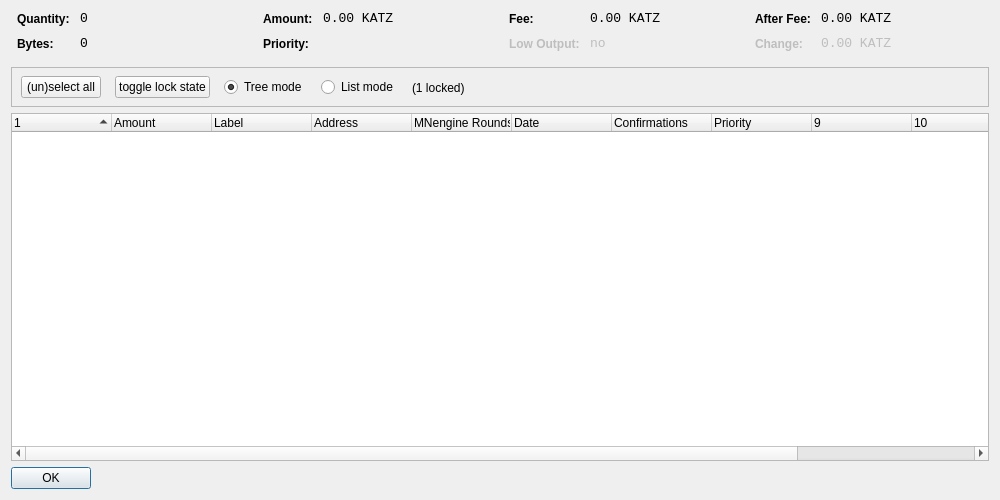
<?xml version="1.0" encoding="UTF-8"?>
<ui version="4.0">
 <class>CoinControlDialog</class>
 <widget class="QDialog" name="CoinControlDialog">
  <property name="geometry">
   <rect>
    <x>0</x>
    <y>0</y>
    <width>1000</width>
    <height>500</height>
   </rect>
  </property>
  <property name="windowTitle">
   <string>Coin Control</string>
  </property>
  <property name="styleSheet">
   <string notr="true"/>
  </property>
  <layout class="QVBoxLayout" name="verticalLayout">
   <item>
    <layout class="QHBoxLayout" name="horizontalLayoutTop" stretch="0,0,0,0">
     <property name="topMargin">
      <number>0</number>
     </property>
     <property name="bottomMargin">
      <number>10</number>
     </property>
     <item>
      <layout class="QFormLayout" name="formLayoutCoinControl1">
       <property name="horizontalSpacing">
        <number>10</number>
       </property>
       <property name="verticalSpacing">
        <number>10</number>
       </property>
       <property name="leftMargin">
        <number>6</number>
       </property>
       <property name="rightMargin">
        <number>6</number>
       </property>
       <item row="0" column="0">
        <widget class="QLabel" name="labelCoinControlQuantityText">
         <property name="styleSheet">
          <string notr="true">font-weight:bold;</string>
         </property>
         <property name="text">
          <string>Quantity:</string>
         </property>
        </widget>
       </item>
       <item row="0" column="1">
        <widget class="QLabel" name="labelCoinControlQuantity">
         <property name="font">
          <font>
           <family>Monospace</family>
           <pointsize>10</pointsize>
          </font>
         </property>
         <property name="cursor">
          <cursorShape>IBeamCursor</cursorShape>
         </property>
         <property name="contextMenuPolicy">
          <enum>Qt::ActionsContextMenu</enum>
         </property>
         <property name="text">
          <string notr="true">0</string>
         </property>
         <property name="textInteractionFlags">
          <set>Qt::LinksAccessibleByMouse|Qt::TextSelectableByKeyboard|Qt::TextSelectableByMouse</set>
         </property>
        </widget>
       </item>
       <item row="1" column="0">
        <widget class="QLabel" name="labelCoinControlBytesText">
         <property name="styleSheet">
          <string notr="true">font-weight:bold;</string>
         </property>
         <property name="text">
          <string>Bytes:</string>
         </property>
        </widget>
       </item>
       <item row="1" column="1">
        <widget class="QLabel" name="labelCoinControlBytes">
         <property name="font">
          <font>
           <family>Monospace</family>
           <pointsize>10</pointsize>
          </font>
         </property>
         <property name="cursor">
          <cursorShape>IBeamCursor</cursorShape>
         </property>
         <property name="contextMenuPolicy">
          <enum>Qt::ActionsContextMenu</enum>
         </property>
         <property name="text">
          <string notr="true">0</string>
         </property>
         <property name="textInteractionFlags">
          <set>Qt::LinksAccessibleByMouse|Qt::TextSelectableByKeyboard|Qt::TextSelectableByMouse</set>
         </property>
        </widget>
       </item>
      </layout>
     </item>
     <item>
      <layout class="QFormLayout" name="formLayoutCoinControl2">
       <property name="horizontalSpacing">
        <number>10</number>
       </property>
       <property name="verticalSpacing">
        <number>10</number>
       </property>
       <property name="leftMargin">
        <number>6</number>
       </property>
       <property name="rightMargin">
        <number>6</number>
       </property>
       <item row="0" column="0">
        <widget class="QLabel" name="labelCoinControlAmountText">
         <property name="styleSheet">
          <string notr="true">font-weight:bold;</string>
         </property>
         <property name="text">
          <string>Amount:</string>
         </property>
        </widget>
       </item>
       <item row="0" column="1">
        <widget class="QLabel" name="labelCoinControlAmount">
         <property name="font">
          <font>
           <family>Monospace</family>
           <pointsize>10</pointsize>
          </font>
         </property>
         <property name="cursor">
          <cursorShape>IBeamCursor</cursorShape>
         </property>
         <property name="contextMenuPolicy">
          <enum>Qt::ActionsContextMenu</enum>
         </property>
         <property name="text">
          <string notr="true">0.00 KATZ</string>
         </property>
         <property name="textInteractionFlags">
          <set>Qt::LinksAccessibleByMouse|Qt::TextSelectableByKeyboard|Qt::TextSelectableByMouse</set>
         </property>
        </widget>
       </item>
       <item row="1" column="0">
        <widget class="QLabel" name="labelCoinControlPriorityText">
         <property name="styleSheet">
          <string notr="true">font-weight:bold;</string>
         </property>
         <property name="text">
          <string>Priority:</string>
         </property>
        </widget>
       </item>
       <item row="1" column="1">
        <widget class="QLabel" name="labelCoinControlPriority">
         <property name="font">
          <font>
           <family>Monospace</family>
           <pointsize>10</pointsize>
          </font>
         </property>
         <property name="cursor">
          <cursorShape>IBeamCursor</cursorShape>
         </property>
         <property name="contextMenuPolicy">
          <enum>Qt::ActionsContextMenu</enum>
         </property>
         <property name="text">
          <string/>
         </property>
         <property name="textInteractionFlags">
          <set>Qt::LinksAccessibleByMouse|Qt::TextSelectableByKeyboard|Qt::TextSelectableByMouse</set>
         </property>
        </widget>
       </item>
      </layout>
     </item>
     <item>
      <layout class="QFormLayout" name="formLayoutCoinControl3">
       <property name="horizontalSpacing">
        <number>10</number>
       </property>
       <property name="verticalSpacing">
        <number>10</number>
       </property>
       <property name="leftMargin">
        <number>6</number>
       </property>
       <property name="rightMargin">
        <number>6</number>
       </property>
       <item row="0" column="0">
        <widget class="QLabel" name="labelCoinControlFeeText">
         <property name="styleSheet">
          <string notr="true">font-weight:bold;</string>
         </property>
         <property name="text">
          <string>Fee:</string>
         </property>
        </widget>
       </item>
       <item row="0" column="1">
        <widget class="QLabel" name="labelCoinControlFee">
         <property name="font">
          <font>
           <family>Monospace</family>
           <pointsize>10</pointsize>
          </font>
         </property>
         <property name="cursor">
          <cursorShape>IBeamCursor</cursorShape>
         </property>
         <property name="contextMenuPolicy">
          <enum>Qt::ActionsContextMenu</enum>
         </property>
         <property name="text">
          <string notr="true">0.00 KATZ</string>
         </property>
         <property name="textInteractionFlags">
          <set>Qt::LinksAccessibleByMouse|Qt::TextSelectableByKeyboard|Qt::TextSelectableByMouse</set>
         </property>
        </widget>
       </item>
       <item row="1" column="0">
        <widget class="QLabel" name="labelCoinControlLowOutputText">
         <property name="enabled">
          <bool>false</bool>
         </property>
         <property name="styleSheet">
          <string notr="true">font-weight:bold;</string>
         </property>
         <property name="text">
          <string>Low Output:</string>
         </property>
        </widget>
       </item>
       <item row="1" column="1">
        <widget class="QLabel" name="labelCoinControlLowOutput">
         <property name="enabled">
          <bool>false</bool>
         </property>
         <property name="font">
          <font>
           <family>Monospace</family>
           <pointsize>10</pointsize>
          </font>
         </property>
         <property name="cursor">
          <cursorShape>IBeamCursor</cursorShape>
         </property>
         <property name="contextMenuPolicy">
          <enum>Qt::ActionsContextMenu</enum>
         </property>
         <property name="text">
          <string notr="true">no</string>
         </property>
         <property name="textInteractionFlags">
          <set>Qt::LinksAccessibleByMouse|Qt::TextSelectableByKeyboard|Qt::TextSelectableByMouse</set>
         </property>
        </widget>
       </item>
      </layout>
     </item>
     <item>
      <layout class="QFormLayout" name="formLayoutCoinControl4">
       <property name="horizontalSpacing">
        <number>10</number>
       </property>
       <property name="verticalSpacing">
        <number>10</number>
       </property>
       <property name="leftMargin">
        <number>6</number>
       </property>
       <property name="rightMargin">
        <number>6</number>
       </property>
       <item row="0" column="0">
        <widget class="QLabel" name="labelCoinControlAfterFeeText">
         <property name="styleSheet">
          <string notr="true">font-weight:bold;</string>
         </property>
         <property name="text">
          <string>After Fee:</string>
         </property>
        </widget>
       </item>
       <item row="0" column="1">
        <widget class="QLabel" name="labelCoinControlAfterFee">
         <property name="font">
          <font>
           <family>Monospace</family>
           <pointsize>10</pointsize>
          </font>
         </property>
         <property name="cursor">
          <cursorShape>IBeamCursor</cursorShape>
         </property>
         <property name="contextMenuPolicy">
          <enum>Qt::ActionsContextMenu</enum>
         </property>
         <property name="text">
          <string notr="true">0.00 KATZ</string>
         </property>
         <property name="textInteractionFlags">
          <set>Qt::LinksAccessibleByMouse|Qt::TextSelectableByKeyboard|Qt::TextSelectableByMouse</set>
         </property>
        </widget>
       </item>
       <item row="1" column="0">
        <widget class="QLabel" name="labelCoinControlChangeText">
         <property name="enabled">
          <bool>false</bool>
         </property>
         <property name="styleSheet">
          <string notr="true">font-weight:bold;</string>
         </property>
         <property name="text">
          <string>Change:</string>
         </property>
        </widget>
       </item>
       <item row="1" column="1">
        <widget class="QLabel" name="labelCoinControlChange">
         <property name="enabled">
          <bool>false</bool>
         </property>
         <property name="font">
          <font>
           <family>Monospace</family>
           <pointsize>10</pointsize>
          </font>
         </property>
         <property name="cursor">
          <cursorShape>IBeamCursor</cursorShape>
         </property>
         <property name="contextMenuPolicy">
          <enum>Qt::ActionsContextMenu</enum>
         </property>
         <property name="text">
          <string notr="true">0.00 KATZ</string>
         </property>
         <property name="textInteractionFlags">
          <set>Qt::LinksAccessibleByMouse|Qt::TextSelectableByKeyboard|Qt::TextSelectableByMouse</set>
         </property>
        </widget>
       </item>
      </layout>
     </item>
    </layout>
   </item>
   <item>
    <widget class="QFrame" name="frame">
     <property name="minimumSize">
      <size>
       <width>0</width>
       <height>40</height>
      </size>
     </property>
     <property name="frameShape">
      <enum>QFrame::StyledPanel</enum>
     </property>
     <property name="frameShadow">
      <enum>QFrame::Sunken</enum>
     </property>
     <widget class="QWidget" name="horizontalLayoutWidget">
      <property name="geometry">
       <rect>
        <x>10</x>
        <y>0</y>
        <width>781</width>
        <height>41</height>
       </rect>
      </property>
      <layout class="QHBoxLayout" name="horizontalLayoutPanel" stretch="0,0,0,0,0">
       <property name="spacing">
        <number>14</number>
       </property>
       <item>
        <widget class="QPushButton" name="pushButtonSelectAll">
         <property name="sizePolicy">
          <sizepolicy hsizetype="Maximum" vsizetype="Fixed">
           <horstretch>0</horstretch>
           <verstretch>0</verstretch>
          </sizepolicy>
         </property>
         <property name="text">
          <string>(un)select all</string>
         </property>
        </widget>
       </item>
        <item>
         <widget class="QPushButton" name="pushButtonToggleLock">
          <property name="sizePolicy">
           <sizepolicy hsizetype="Maximum" vsizetype="Fixed">
            <horstretch>0</horstretch>
            <verstretch>0</verstretch>
           </sizepolicy>
          </property>
          <property name="text">
           <string>toggle lock state</string>
          </property>
          <property name="autoDefault">
           <bool>false</bool>
          </property>
         </widget>
        </item>
       <item>
        <widget class="QRadioButton" name="radioTreeMode">
         <property name="sizePolicy">
          <sizepolicy hsizetype="Maximum" vsizetype="Fixed">
           <horstretch>0</horstretch>
           <verstretch>0</verstretch>
          </sizepolicy>
         </property>
         <property name="text">
          <string>Tree mode</string>
         </property>
         <property name="checked">
          <bool>true</bool>
         </property>
        </widget>
       </item>
       <item>
        <widget class="QRadioButton" name="radioListMode">
         <property name="sizePolicy">
          <sizepolicy hsizetype="Maximum" vsizetype="Fixed">
           <horstretch>0</horstretch>
           <verstretch>0</verstretch>
          </sizepolicy>
         </property>
         <property name="text">
          <string>List mode</string>
         </property>
        </widget>
       </item>
        <item>
         <widget class="QLabel" name="labelLocked">
          <property name="text">
           <string>(1 locked)</string>
          </property>
         </widget>
        </item>
       <item>
        <spacer name="horizontalSpacer">
         <property name="orientation">
          <enum>Qt::Horizontal</enum>
         </property>
         <property name="sizeHint" stdset="0">
          <size>
           <width>40</width>
           <height>20</height>
          </size>
         </property>
        </spacer>
       </item>
      </layout>
     </widget>
    </widget>
   </item>
   <item>
    <widget class="CoinControlTreeWidget" name="treeWidget">
     <property name="contextMenuPolicy">
      <enum>Qt::CustomContextMenu</enum>
     </property>
     <property name="sortingEnabled">
      <bool>false</bool>
     </property>
     <property name="columnCount">
      <number>12</number>
     </property>
     <attribute name="headerShowSortIndicator" stdset="0">
      <bool>true</bool>
     </attribute>
     <attribute name="headerStretchLastSection">
      <bool>false</bool>
     </attribute>
     <column>
      <property name="text">
       <string/>
      </property>
     </column>
     <column>
      <property name="text">
       <string>Amount</string>
      </property>
     </column>
     <column>
      <property name="text">
       <string>Label</string>
      </property>
     </column>
     <column>
      <property name="text">
       <string>Address</string>
      </property>
     </column>
     <column>
      <property name="text">
       <string>MNengine Rounds</string>
      </property>
     </column>
     <column>
      <property name="text">
       <string>Date</string>
      </property>
     </column>
     <column>
      <property name="text">
       <string>Confirmations</string>
      </property>
      <property name="toolTip">
       <string>Confirmed</string>
      </property>
     </column>
     <column>
      <property name="text">
       <string>Priority</string>
      </property>
     </column>
     <column>
      <property name="text">
       <string/>
      </property>
     </column>
     <column>
      <property name="text">
       <string/>
      </property>
     </column>
     <column>
      <property name="text">
       <string/>
      </property>
     </column>
     <column>
      <property name="text">
       <string/>
      </property>
     </column>
    </widget>
   </item>
   <item>
    <widget class="QDialogButtonBox" name="buttonBox">
     <property name="sizePolicy">
      <sizepolicy hsizetype="Maximum" vsizetype="Fixed">
       <horstretch>0</horstretch>
       <verstretch>0</verstretch>
      </sizepolicy>
     </property>
     <property name="orientation">
      <enum>Qt::Horizontal</enum>
     </property>
     <property name="standardButtons">
      <set>QDialogButtonBox::Ok</set>
     </property>
    </widget>
   </item>
  </layout>
 </widget>
 <customwidgets>
  <customwidget>
   <class>CoinControlTreeWidget</class>
   <extends>QTreeWidget</extends>
   <header>coincontroltreewidget.h</header>
  </customwidget>
 </customwidgets>
 <resources/>
 <connections/>
</ui>
